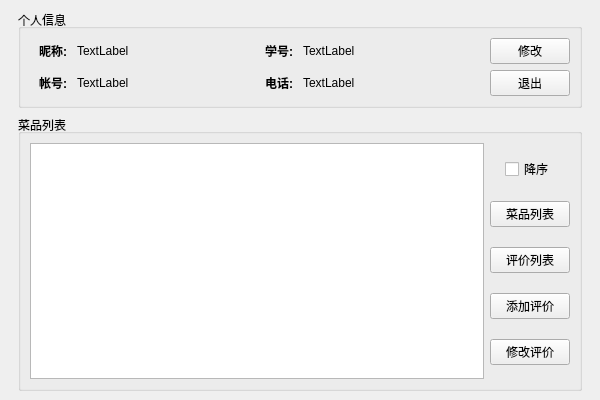
<?xml version="1.0" encoding="UTF-8"?>
<ui version="4.0">
 <class>Home</class>
 <widget class="QMainWindow" name="Home">
  <property name="geometry">
   <rect>
    <x>0</x>
    <y>0</y>
    <width>600</width>
    <height>400</height>
   </rect>
  </property>
  <property name="windowTitle">
   <string>主页</string>
  </property>
  <widget class="QWidget" name="center">
   <layout class="QVBoxLayout" name="vbox" stretch="0,0">
    <property name="leftMargin">
     <number>18</number>
    </property>
    <property name="rightMargin">
     <number>18</number>
    </property>
    <item>
     <widget class="QGroupBox" name="group">
      <property name="title">
       <string>个人信息</string>
      </property>
      <property name="alignment">
       <set>Qt::AlignmentFlag::AlignLeading|Qt::AlignmentFlag::AlignLeft|Qt::AlignmentFlag::AlignVCenter</set>
      </property>
      <layout class="QHBoxLayout" name="hbox">
       <item>
        <layout class="QGridLayout" name="grid" columnstretch="0,1,0,1">
         <property name="leftMargin">
          <number>9</number>
         </property>
         <item row="1" column="0">
          <widget class="QLabel" name="hint2">
           <property name="font">
            <font>
             <bold>true</bold>
            </font>
           </property>
           <property name="text">
            <string>帐号: </string>
           </property>
          </widget>
         </item>
         <item row="0" column="3">
          <widget class="QLabel" name="info3">
           <property name="text">
            <string>TextLabel</string>
           </property>
          </widget>
         </item>
         <item row="0" column="1">
          <widget class="QLabel" name="info1">
           <property name="text">
            <string>TextLabel</string>
           </property>
          </widget>
         </item>
         <item row="0" column="2">
          <widget class="QLabel" name="hint3">
           <property name="font">
            <font>
             <bold>true</bold>
            </font>
           </property>
           <property name="text">
            <string>学号: </string>
           </property>
          </widget>
         </item>
         <item row="1" column="3">
          <widget class="QLabel" name="info4">
           <property name="text">
            <string>TextLabel</string>
           </property>
          </widget>
         </item>
         <item row="1" column="1">
          <widget class="QLabel" name="info2">
           <property name="text">
            <string>TextLabel</string>
           </property>
          </widget>
         </item>
         <item row="0" column="0">
          <widget class="QLabel" name="hint1">
           <property name="font">
            <font>
             <bold>true</bold>
            </font>
           </property>
           <property name="text">
            <string>昵称: </string>
           </property>
          </widget>
         </item>
         <item row="1" column="2">
          <widget class="QLabel" name="hint4">
           <property name="font">
            <font>
             <bold>true</bold>
            </font>
           </property>
           <property name="text">
            <string>电话: </string>
           </property>
          </widget>
         </item>
        </layout>
       </item>
       <item>
        <layout class="QVBoxLayout" name="vbox_2">
         <item>
          <widget class="QPushButton" name="pbtn1">
           <property name="sizePolicy">
            <sizepolicy hsizetype="Fixed" vsizetype="Fixed">
             <horstretch>0</horstretch>
             <verstretch>0</verstretch>
            </sizepolicy>
           </property>
           <property name="text">
            <string>修改</string>
           </property>
          </widget>
         </item>
         <item>
          <widget class="QPushButton" name="pbtn2">
           <property name="sizePolicy">
            <sizepolicy hsizetype="Fixed" vsizetype="Fixed">
             <horstretch>0</horstretch>
             <verstretch>0</verstretch>
            </sizepolicy>
           </property>
           <property name="text">
            <string>退出</string>
           </property>
          </widget>
         </item>
        </layout>
       </item>
      </layout>
     </widget>
    </item>
    <item>
     <widget class="QGroupBox" name="group_2">
      <property name="title">
       <string>菜品列表</string>
      </property>
      <property name="alignment">
       <set>Qt::AlignmentFlag::AlignLeading|Qt::AlignmentFlag::AlignLeft|Qt::AlignmentFlag::AlignVCenter</set>
      </property>
      <layout class="QHBoxLayout" name="hbox_2">
       <item>
        <widget class="QListWidget" name="list">
         <property name="sizePolicy">
          <sizepolicy hsizetype="Expanding" vsizetype="Expanding">
           <horstretch>0</horstretch>
           <verstretch>0</verstretch>
          </sizepolicy>
         </property>
         <property name="spacing">
          <number>6</number>
         </property>
        </widget>
       </item>
       <item>
        <layout class="QVBoxLayout" name="vbox_3" stretch="0,0,0,0,0">
         <item alignment="Qt::AlignmentFlag::AlignHCenter">
          <widget class="QCheckBox" name="sort">
           <property name="sizePolicy">
            <sizepolicy hsizetype="Fixed" vsizetype="Fixed">
             <horstretch>0</horstretch>
             <verstretch>0</verstretch>
            </sizepolicy>
           </property>
           <property name="text">
            <string>降序</string>
           </property>
          </widget>
         </item>
         <item>
          <widget class="QPushButton" name="pbtn3">
           <property name="sizePolicy">
            <sizepolicy hsizetype="Fixed" vsizetype="Fixed">
             <horstretch>0</horstretch>
             <verstretch>0</verstretch>
            </sizepolicy>
           </property>
           <property name="text">
            <string>菜品列表</string>
           </property>
          </widget>
         </item>
         <item>
          <widget class="QPushButton" name="pbtn4">
           <property name="sizePolicy">
            <sizepolicy hsizetype="Fixed" vsizetype="Fixed">
             <horstretch>0</horstretch>
             <verstretch>0</verstretch>
            </sizepolicy>
           </property>
           <property name="text">
            <string>评价列表</string>
           </property>
          </widget>
         </item>
         <item>
          <widget class="QPushButton" name="pbtn5">
           <property name="sizePolicy">
            <sizepolicy hsizetype="Fixed" vsizetype="Fixed">
             <horstretch>0</horstretch>
             <verstretch>0</verstretch>
            </sizepolicy>
           </property>
           <property name="text">
            <string>添加评价</string>
           </property>
          </widget>
         </item>
         <item>
          <widget class="QPushButton" name="pbtn6">
           <property name="sizePolicy">
            <sizepolicy hsizetype="Fixed" vsizetype="Fixed">
             <horstretch>0</horstretch>
             <verstretch>0</verstretch>
            </sizepolicy>
           </property>
           <property name="text">
            <string>修改评价</string>
           </property>
          </widget>
         </item>
        </layout>
       </item>
      </layout>
     </widget>
    </item>
   </layout>
  </widget>
 </widget>
 <resources/>
 <connections/>
</ui>
